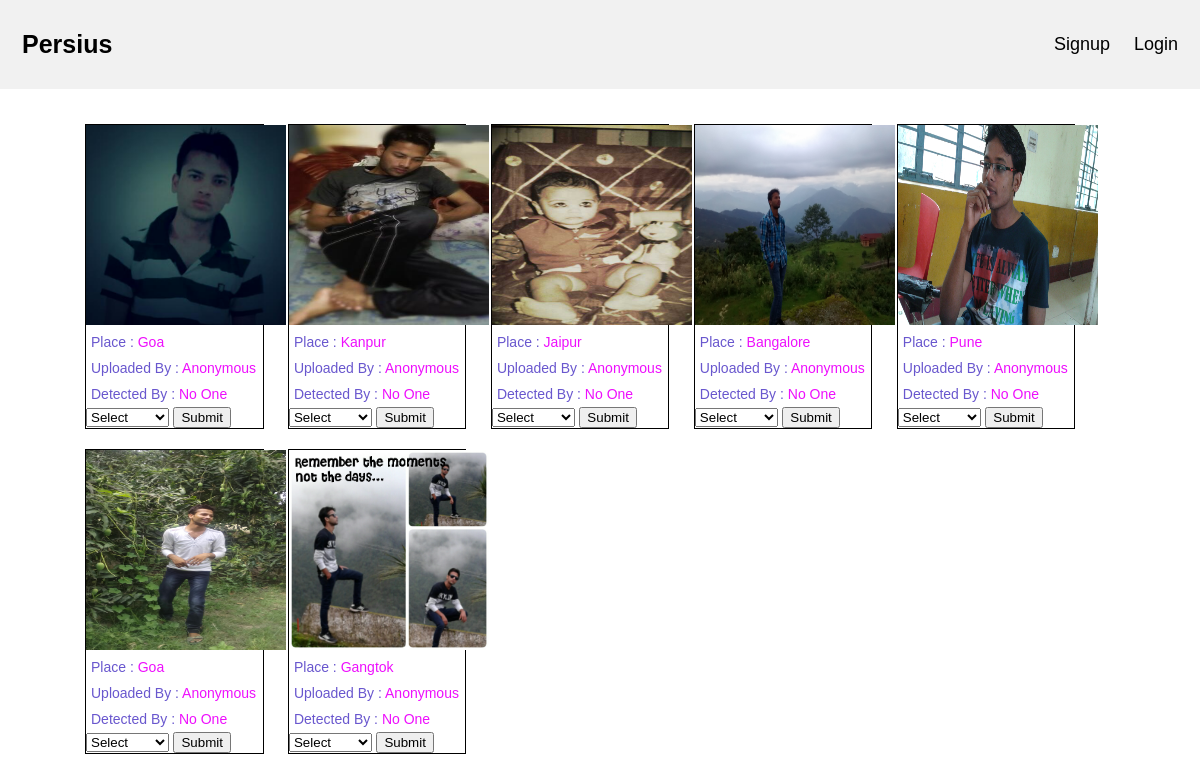
Before: /persius/ with the older database file.
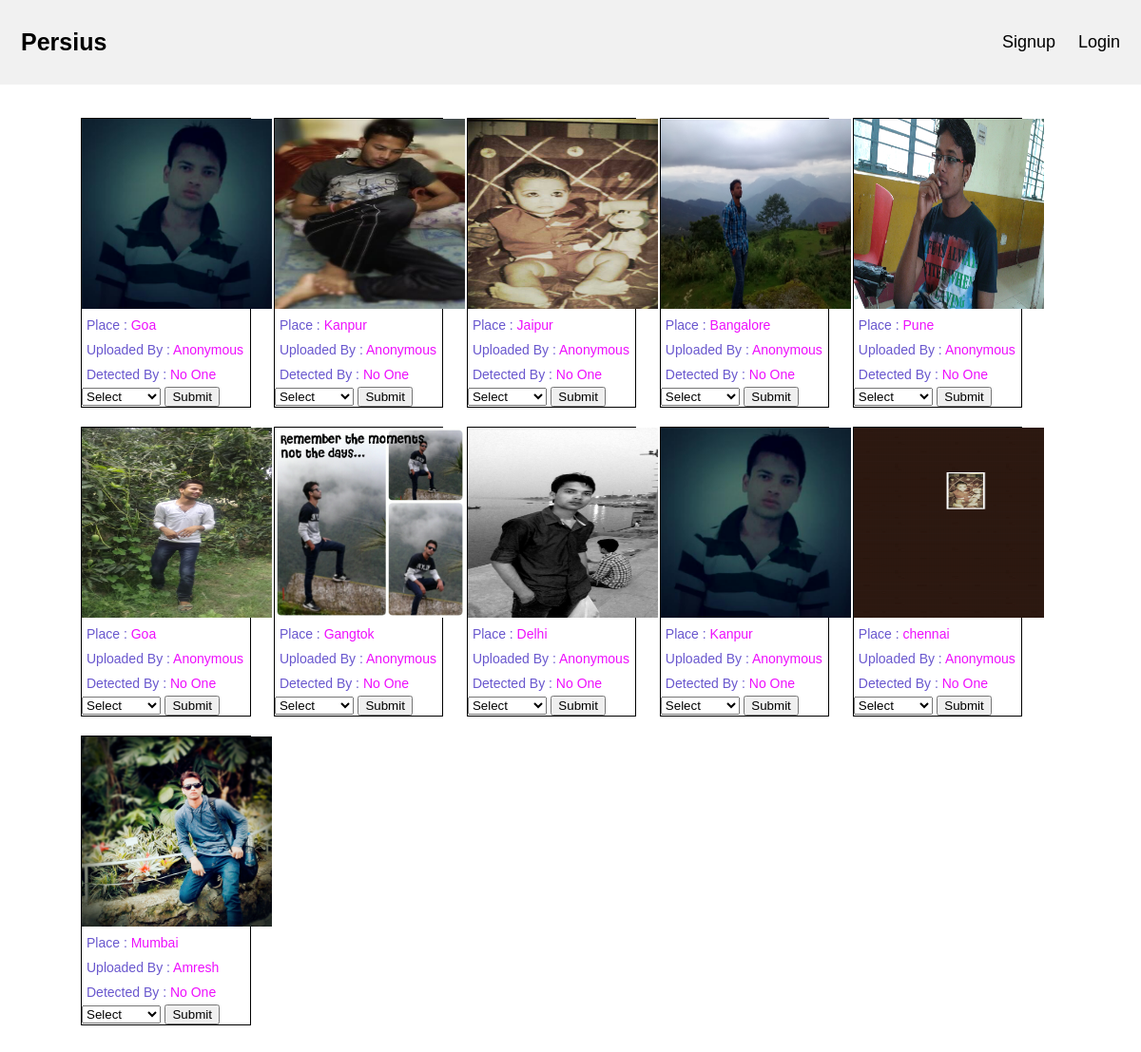
After: the same page with the newer database file.
### main/models.py (models this page shows, shortened)
class ImgPlace(models.Model):
    user = models.ForeignKey(User, null=True, on_delete=models.CASCADE)
    img = models.ImageField(null=True, blank=True, upload_to ='uploads/'),
    place = models.CharField(max_length=255, default='')
    image_url = models.URLField(max_length=200, default='')
    guess_by = models.CharField(max_length=255, default='')

### main/views.py (the view, shortened to what this page needs)
# urls.py: path('', views.index, name='index'),
def index(request):
    names = NamesPlace.objects.all()
    imges = ImgPlace.objects.all()
    return render(request,"home.html", {'Places': names, 'imges': imges, 'i': 6})

### main/templates/home.html (shortened to what this page needs)
<!DOCTYPE html>
<html lang="en">
<head>
    {% load static %}
    <link rel="stylesheet" type="text/css" href="{% static 'css/main.css' %}">
</head>
<body>
<div class="header">
  <a href="#default" class="logo">Persius</a>
  <div class="header-right">
      {% if user.is_authenticated %}
      <a class="active" href="#">Hello! {{user.first_name}}</a>
      <a href="logout">Logout</a>
      {% else %}
      <a href="signup">Signup</a>
      <a href="login">Login</a>
      {% endif %}
  </div>
</div>
<div class="container-fluid main">
    <div class="row">
        <div class="imggrid">
            {% for im in imges %}
                <div class="col-xs-12 post-type col-sm-6 col-md-4 col-lg-3">
                    <div>
                        <img class="img" src="{{im.image_url}}">
                    </div>
                    <div class="name">
                        <span class="heading">Place : </span>
                        <span class="in">{{im.place}}</span>
                    </div>
                    <div class="name">
                        <span class="heading">Uploaded By : </span>
                        <span class="in">
                            {% if  im.user %}
                            {{im.user.first_name}}
                            {% else %}
                            Anonymous
                            {% endif %}
                        </span>
                    </div>
                    <div class="name">
                        <span class="heading">Detected By : </span>
                        <span class="in">
                            {% if  im.guess_by %}
                                {{im.guess_by}}
                            {% else %}
                                No One
                            {% endif %}
                        </span>
                    </div>
                    <div>
                        <form method="POST" action="/persius/place">
                          <select name="agent_id" required>
                            <option value="1">Select</option>
                          </select>
                          <input type="submit" value="Submit">
                        </form>
                    </div>
                </div>
            {% endfor %}
        </div>
    </div>
</div>
</body>
</html>

### main/static/css/main.css (style rules this page uses)
* { box-sizing: border-box; }
body { margin: 0; font-family: Arial, Helvetica, sans-serif; }
.header { overflow: hidden; background-color: #f1f1f1; padding: 20px 10px; }
.header a { float: left; color: black; text-align: center; padding: 12px; text-decoration: none; font-size: 18px; line-height: 25px; border-radius: 4px; }
.header a.logo { font-size: 25px; font-weight: bold; }
.header-right { float: right; }
.main { margin: 25px; }
.img { height: 200px; width: 200px; }
.imggrid { margin-left: 50px; margin-right: 50px; }
.post-type { width: 17%; margin: 10px; display: inline-block; border: 1px solid black; }
.name { padding: 5px; font-size: 14px; }
.heading { color: #6957ce; }
.in { color: #ee0ffd; }

Changed rows visible on the page:
added ImgPlace: image_url (picture), place "Delhi", shows "Anonymous", guess_by "No One"
added ImgPlace: image_url (picture), place "Kanpur", shows "Anonymous", guess_by "No One"
added ImgPlace: image_url (picture), place "chennai", shows "Anonymous", guess_by "No One"
added ImgPlace: image_url (picture), place "Mumbai", user.first_name "Amresh", guess_by "No One"
